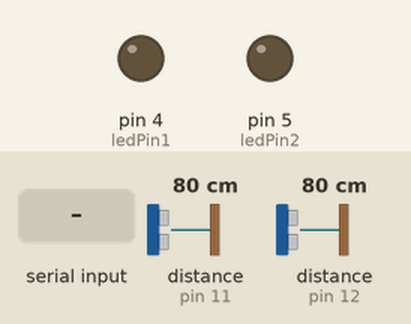
Recording of a sketch running on a simulated Arduino Uno, built with avr-gcc and run on an emulated ATmega328P. Parts: output pins drawn as LEDs (lit = HIGH). Wiring (inferred from the names in the program): 2 × ultrasonic range finder: trigger pin 10, echo pin 11 / trigger pin 13, echo pin 12. The test bench sets the inputs (shaded band); at power-on: distance to the obstacle (sensors on pin 11, pin 12) 80 cm. The echo pulse lasts 58.3 µs per cm; pins used as bus, display or sensor lines are not drawn; what the sketch prints to the serial monitor is not drawn.

Above: at 1.2 s.
1.3 s: distance to the obstacle (sensor on pin 11) set to 23 cm
2.8 s: distance to the obstacle (sensor on pin 11) set to 18 cm
At 3.4 s:
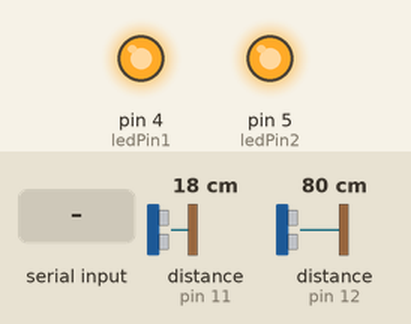
4.3 s: distance to the obstacle (sensor on pin 11) set to 35 cm
At 4.7 s:
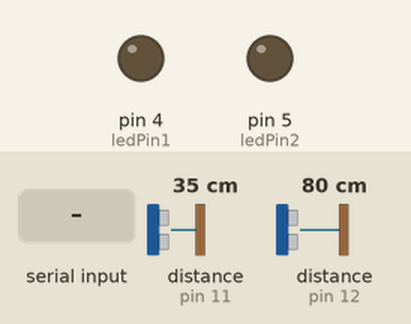
5.8 s: "1" received over Serial
At 6.6 s:
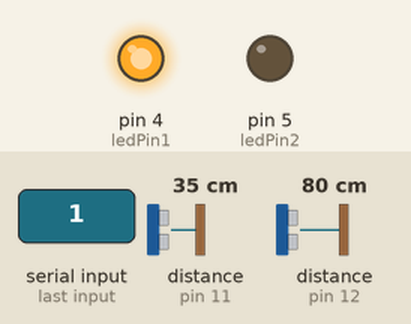
8.3 s: "2" received over Serial
At 8.8 s:
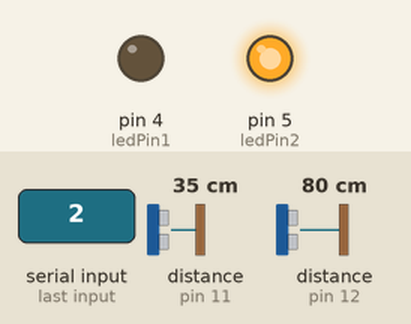
10.8 s: distance to the obstacle (sensor on pin 11) set to 2 cm
At 11.8 s:
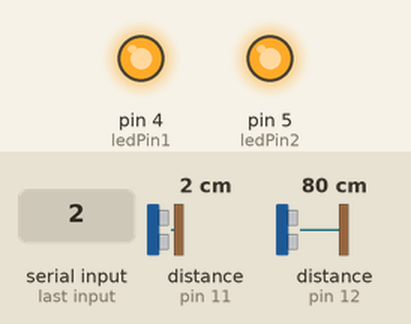
Timing chart, 0 to 13.3 s (numbered marks = the images above; inputs shaded):
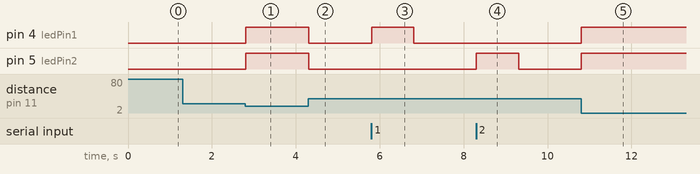

The sketch:

arduMotor.ino
```cpp
#include <Stepper.h>

#define trigPin 13 //Sensor 1
#define echoPin 12 // Sensor 1
#define trigPin1 10 //Sensor 2
#define echoPin1 11 // Sensor 2

int ledPin1 = 4;// use the built in LED on pin 13 of the Uno
int ledPin2 = 5;
int turnDirection = 0;
int flag = 0;        // make sure that you return the state only once
int space = 20; //space determines distance at which objects are considered dangerous

void setup() {
    // sets the pins as outputs:
    pinMode(ledPin1, OUTPUT);
    pinMode(ledPin2, OUTPUT);
    //digitalWrite(ledPin, LOW);
   // Set up pins for ultrasonic

    Serial.begin(9600); // Default connection rate for my BT module
    Serial.println("Hello Alexandra, this is your Arduino!");
    pinMode(trigPin, OUTPUT);
    pinMode(echoPin, INPUT);
    pinMode(trigPin1, OUTPUT);
    pinMode(echoPin1, INPUT);

}

void loop() {
  long duration, distance, duration1, distance1;

  digitalWrite(trigPin, LOW);
  delayMicroseconds(2);
  digitalWrite(trigPin, HIGH);
  delayMicroseconds(10);
  digitalWrite(trigPin, LOW);

  duration = pulseIn(echoPin, HIGH);
  distance = (duration/2)/29.1;

  //Serial.print("Distance: ");
  //Serial.print(distance);
  //Serial.println(" cm");

  digitalWrite(trigPin1, LOW);
  delayMicroseconds(2);
  digitalWrite(trigPin1, HIGH);
  delayMicroseconds(10);
  digitalWrite(trigPin1, LOW);

  duration1 = pulseIn(echoPin1, HIGH);
  distance1 = (duration1/2)/29.1;

  //Serial.print("Distance: ");
  //Serial.print(distance1);
  //Serial.println(" cm");

  flag=0;

    //if some data is sent via bluetooth, read it and save it in the turnDirection variable
   if(Serial.available() > 0)
   {
     turnDirection = Serial.read();

   }


   //if the distance from either sensor is less than the space allowed
    if (distance < space || distance1 < space)
    {
        digitalWrite(ledPin1, HIGH);
        digitalWrite(ledPin2, HIGH);

          //Serial.println("If left sensor or right sensor is activated, left motor and right motor will run");

    }

    //if the app sends a left turn
    else if(turnDirection == '1')
    {
      digitalWrite(ledPin1, HIGH);
      digitalWrite(ledPin2, LOW);
     delay(1000);
          //Serial.println("If a left turn is required, the left motor will run");


    }

    //if the app sends a right turn
    else if(turnDirection == '2')
    {
      digitalWrite(ledPin1, LOW);
      digitalWrite(ledPin2, HIGH);
      delay(1000);


          //Serial.println("If a right turn is required, the right motor will run");
    }

    //if no turn is sent, and no objects are within space
    else
    {
        digitalWrite(ledPin1, LOW);
        digitalWrite(ledPin2, LOW);

          //Serial.println("Do not do anything if nothing is sensed and no turns are required");

    }

    turnDirection = 0;
}
```

Measured:
- the behaviour switches between 21 and 20 cm on distance to the obstacle (sensor on pin 11) (found by bisection; images 0 and 1)
- after the input at 1.3 s, every drawn part: stays the same
- after the input at 2.8 s, pin 4 (ledPin1), pin 5 (ledPin2): LOW → HIGH at once
- after the input at 4.3 s, pin 4 (ledPin1), pin 5 (ledPin2): HIGH → LOW at once
- after the input at 5.8 s, pin 4 (ledPin1): LOW → HIGH at once, → LOW 1.0 s later
- after the input at 8.3 s, pin 5 (ledPin2): LOW → HIGH at once, → LOW 1.0 s later
- after the input at 10.8 s, pin 4 (ledPin1), pin 5 (ledPin2): LOW → HIGH at once
